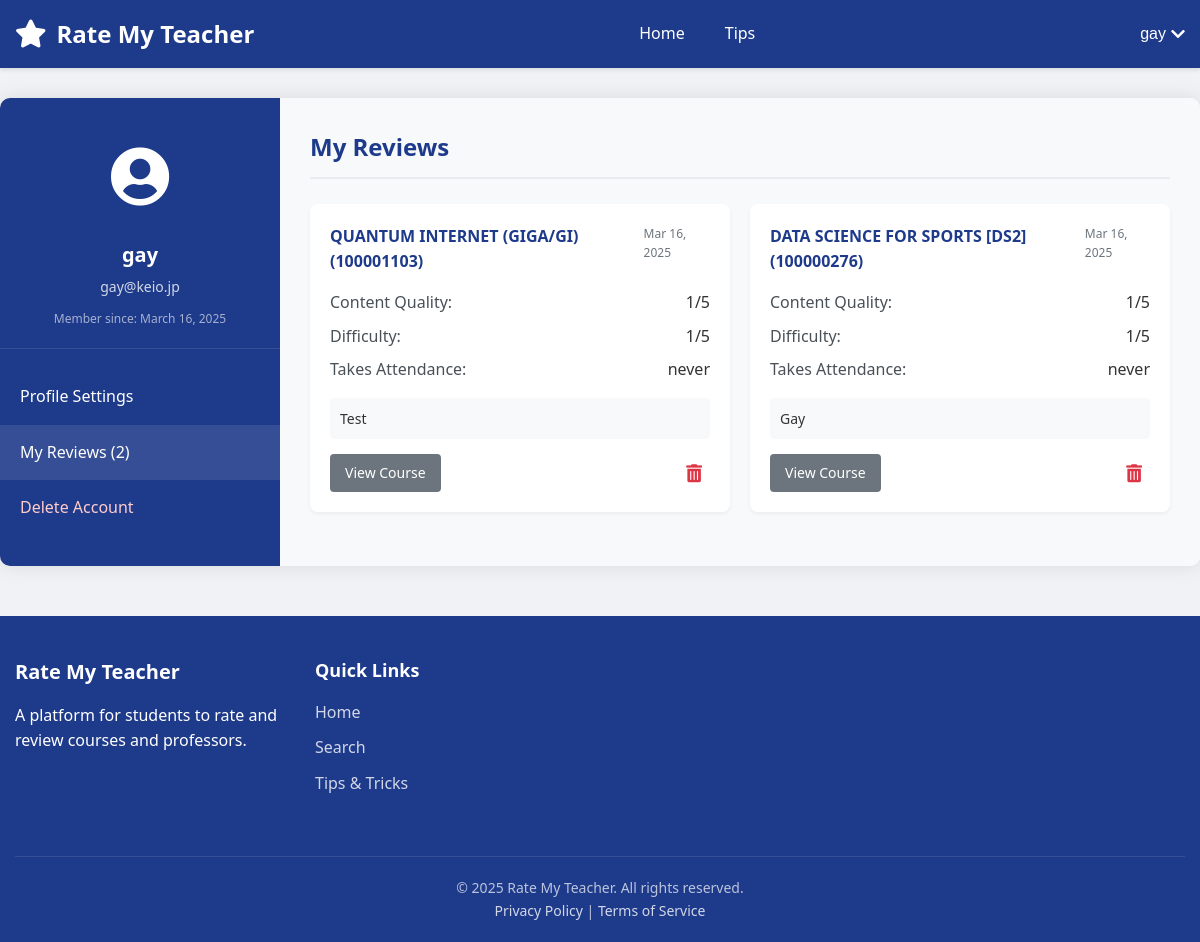
Before: /account-section.php (signed in) with the older database file.
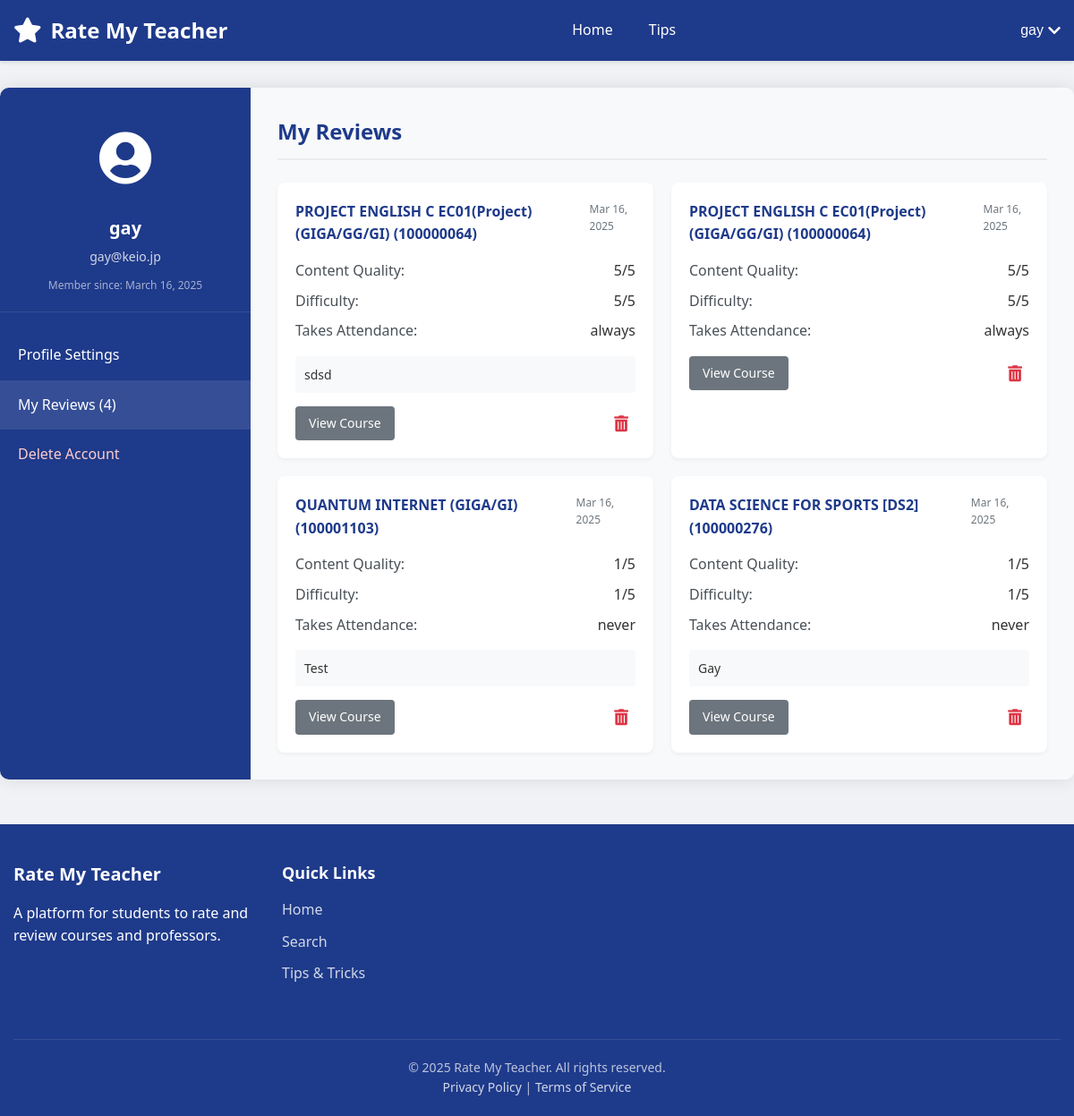
After: the same page with the newer database file.
### tables this page shows
CREATE TABLE users (
        id INTEGER PRIMARY KEY AUTOINCREMENT,
        username TEXT NOT NULL UNIQUE,
        email TEXT NOT NULL UNIQUE,
        password TEXT NOT NULL,
        created_at TIMESTAMP DEFAULT CURRENT_TIMESTAMP,
        is_verified INTEGER DEFAULT 0,
        verification_token TEXT DEFAULT NULL,
        token_expiry TIMESTAMP DEFAULT NULL
    );

CREATE TABLE ratings (
        id INTEGER PRIMARY KEY AUTOINCREMENT,
        user_id INTEGER NOT NULL,
        professor_id INTEGER NOT NULL,
        course_id INTEGER NOT NULL,
        rating REAL NOT NULL,
        content_rating INTEGER,
        difficulty_rating INTEGER,
        grade TEXT,
        textbook TEXT,
        attendance_check TEXT,
        first_half TEXT,
        second_half TEXT,
        comment TEXT,
        created_at TIMESTAMP DEFAULT CURRENT_TIMESTAMP, is_anonymous INTEGER DEFAULT 0,
        FOREIGN KEY (user_id) REFERENCES users(id) ON DELETE CASCADE,
        FOREIGN KEY (professor_id) REFERENCES professors(id) ON DELETE CASCADE,
        FOREIGN KEY (course_id) REFERENCES courses(id) ON DELETE CASCADE
    );

CREATE TABLE courses (
        id INTEGER PRIMARY KEY AUTOINCREMENT,
        name TEXT NOT NULL,
        course_code TEXT,
        description TEXT,
        professor_id INTEGER,
        semester TEXT,
        avg_content_quality REAL DEFAULT 0,
        avg_difficulty REAL DEFAULT 0,
        overall_rating REAL DEFAULT 0,
        review_count INTEGER DEFAULT 0,
        FOREIGN KEY (professor_id) REFERENCES professors(id) ON DELETE SET NULL
    );

### account-section.php (the view, shortened to what this page needs)
<?php
require_once __DIR__ . "/config.php";
$username = $_SESSION["username"];
$email = $_SESSION["email"];
$user_id = $_SESSION["id"];
$reviews_count = 0;
$reviews = [];
try {
    $columns_sql = "PRAGMA table_info(ratings)";
    $columns_result = $conn->query($columns_sql);
    $has_comments_field = false;
    $has_comment_field = false;
    while ($column = $columns_result->fetchArray(SQLITE3_ASSOC)) {
        if ($column['name'] === 'comment') {
            $has_comment_field = true;
        }
    }
    $course_columns_sql = "PRAGMA table_info(courses)";
    $course_columns_result = $conn->query($course_columns_sql);
    $course_name_field = 'name';
    $course_code_field = 'course_code';
    while ($column = $course_columns_result->fetchArray(SQLITE3_ASSOC)) {
        if ($column['name'] === 'name') {
            $course_name_field = 'name';
        }
    }
    $comment_field = $has_comments_field ? 'r.comments' : ($has_comment_field ? 'r.comment' : 'NULL');
    $review_sql = "SELECT r.*,
                  c.$course_name_field AS course_name,
                  c.$course_code_field AS course_code,
                  $comment_field AS review_text
                  FROM ratings r
                  JOIN courses c ON r.course_id = c.id
                  WHERE r.user_id = :user_id
                  ORDER BY r.created_at DESC";
    $review_stmt = $conn->prepare($review_sql);
    $review_stmt->bindValue(':user_id', $user_id, SQLITE3_INTEGER);
    $result = $review_stmt->execute();
    while ($row = $result->fetchArray(SQLITE3_ASSOC)) {
        if ($has_comments_field) {
            $row['comments'] = $row['comments'] ?? '';
        } elseif ($has_comment_field) {
            $row['comments'] = $row['comment'] ?? '';
        } else {
            $row['comments'] = '';
        }
        $row['content_quality'] = $row['content_quality'] ?? ($row['content_rating'] ?? 3);
        $row['difficulty'] = $row['difficulty'] ?? ($row['difficulty_rating'] ?? 3);
        $row['takes_attendance'] = $row['attendance_check'] ?? 'Unknown';
        $reviews[] = $row;
        $reviews_count++;
    }
} catch (Exception $e) {
    error_log("Error fetching reviews: " . $e->getMessage());
}
$join_date = "";
try {
    $date_sql = "SELECT created_at FROM users WHERE id = :user_id";
    $date_stmt = $conn->prepare($date_sql);
    $date_stmt->bindValue(':user_id', $user_id, SQLITE3_INTEGER);
    $result = $date_stmt->execute();
    if ($row = $result->fetchArray(SQLITE3_ASSOC)) {
        $join_date = date("F j, Y", strtotime($row["created_at"]));
    }
} catch (Exception $e) {
    $join_date = "Unknown";
}
include_once "header.php";
?>
<div class="account-page-container">
    <div class="account-sidebar">
        <div class="user-profile">
            <div class="profile-avatar">
                <i class="fas fa-user-circle"></i>
            </div>
            <h3><?php echo htmlspecialchars($username); ?></h3>
            <p class="user-email"><?php echo htmlspecialchars($email); ?></p>
            <p class="join-date">Member since: <?php echo $join_date; ?></p>
        </div>
        <ul class="sidebar-nav">
            <li><a href="#profile-settings" data-section="profile-settings">Profile Settings</a></li>
            <li class="active"><a href="#my-reviews" data-section="my-reviews">My Reviews (<?php echo $reviews_count; ?>)</a></li>
            <li class="danger-item"><a href="#delete-account" data-section="delete-account">Delete Account</a></li>
        </ul>
    </div>
    <div class="account-content">
        <div id="my-reviews" class="account-section active">
            <h2>My Reviews</h2>
            <?php if (count($reviews) > 0): ?>
                <div class="reviews-list">
                    <?php foreach ($reviews as $review): ?>
                        <div class="review-card">
                            <div class="review-header">
                                <h3><?php echo htmlspecialchars($review["course_name"]); ?> (<?php echo htmlspecialchars($review["course_code"]); ?>)</h3>
                                <span class="review-date"><?php echo date("M j, Y", strtotime($review["created_at"])); ?></span>
                            </div>
                            <div class="review-ratings">
                                <div class="rating-item">
                                    <span class="rating-label">Content Quality:</span>
                                    <span class="rating-value"><?php echo $review["content_quality"]; ?>/5</span>
                                </div>
                                <div class="rating-item">
                                    <span class="rating-label">Difficulty:</span>
                                    <span class="rating-value"><?php echo $review["difficulty"]; ?>/5</span>
                                </div>
                                <?php if (isset($review["takes_attendance"])): ?>
                                <div class="rating-item">
                                    <span class="rating-label">Takes Attendance:</span>
                                    <span class="rating-value"><?php echo htmlspecialchars($review["takes_attendance"]); ?></span>
                                </div>
                                <?php endif; ?>
                            </div>
                            <?php
                            $reviewText = '';
                            if (!empty($review["comments"])) {
                                $reviewText = $review["comments"];
                            } elseif (!empty($review["comment"])) {
                                $reviewText = $review["comment"];
                            } elseif (!empty($review["review_text"])) {
                                $reviewText = $review["review_text"];
                            }
                            if (!empty($reviewText)):
                            ?>
                                <div class="review-comment">
                                    <p><?php echo htmlspecialchars($reviewText); ?></p>
                                </div>
                            <?php endif; ?>
                            <div class="review-actions">
                                <a href="course_page_template.php?course=<?php echo urlencode($review["course_name"]); ?>" class="btn-secondary">View Course</a>
                                <button class="delete-review" data-review-id="<?php echo $review["id"]; ?>" title="Delete Review">
                                    <i class="fas fa-trash-alt"></i>
                                </button>
                            </div>
                        </div>
                    <?php endforeach; ?>
                </div>
            <?php endif; ?>
        </div>
    </div>
</div>
<?php
include_once __DIR__ . "/footer.php";
?>

### header.php (shortened to what this page needs)
<!DOCTYPE html>
<html lang="en">
<head>
    <link rel="stylesheet" href="https://cdnjs.cloudflare.com/ajax/libs/font-awesome/5.15.4/css/all.min.css">
</head>
<body>
    <header>
        <div class="header-container">
            <a href="index.php" class="site-logo">
                <i class="fas fa-star"></i>
                Rate My Teacher
            </a>
            <nav class="main-nav" id="main-nav">
                <ul>
                    <li><a href="home.php" class="<?php echo basename($_SERVER['PHP_SELF']) == 'home.php' ? 'active' : ''; ?>">Home</a></li>
                    <li><a href="tipsandtricks.php" class="<?php echo basename($_SERVER['PHP_SELF']) == 'tipsandtricks.php' ? 'active' : ''; ?>">Tips</a></li>
                </ul>
            </nav>
            <div class="user-menu">
                <?php if (isset($_SESSION["loggedin"]) && $_SESSION["loggedin"] === true): ?>
                    <button class="user-menu-btn" id="user-menu-btn">
                        <?php echo htmlspecialchars($_SESSION["username"]); ?>
                        <i class="fas fa-chevron-down"></i>
                    </button>
                <?php endif; ?>
            </div>
        </div>
    </header>
    <div class="main-container">

### footer.php (shortened to what this page needs)
    </div>
    <footer>
        <div class="footer-container">
            <div class="footer-info">
                <h3>Rate My Teacher</h3>
                <p>A platform for students to rate and review courses and professors.</p>
            </div>
            <div class="footer-links">
                <h4>Quick Links</h4>
                <ul>
                    <li><a href="home.php">Home</a></li>
                    <li><a href="search.php">Search</a></li>
                    <li><a href="tipsandtricks.php">Tips & Tricks</a></li>
                </ul>
            </div>
            <div class="footer-legal">
                <p>&copy; <?php echo date("Y"); ?> Rate My Teacher. All rights reserved.</p>
                <p><a href="#">Privacy Policy</a> | <a href="#">Terms of Service</a></p>
            </div>
        </div>
    </footer>
</body>
</html>

### header.php (style rules this page uses)
* { margin: 0; padding: 0; box-sizing: border-box; }
body { font-family: 'Segoe UI', Tahoma, Geneva, Verdana, sans-serif; line-height: 1.6; color: #333; background-color: #f0f2f5; }
header { background-color: #1e3a8a; color: white; padding: 15px 0; box-shadow: 0 2px 4px rgba(0, 0, 0, 0.1); }
.header-container { max-width: 1200px; margin: 0 auto; padding: 0 15px; display: flex; justify-content: space-between; align-items: center; }
.site-logo { font-size: 24px; font-weight: bold; text-decoration: none; color: white; display: flex; align-items: center; }
.site-logo i { margin-right: 10px; font-size: 28px; }
.main-nav ul { list-style: none; display: flex; gap: 20px; }
.main-nav a { text-decoration: none; color: white; font-weight: 500; padding: 5px 10px; border-radius: 4px; transition: background-color 0.2s; }
.user-menu { position: relative; }
.user-menu-btn { background: none; border: none; color: white; cursor: pointer; display: flex; align-items: center; font-size: 16px; font-weight: 500; }
.user-menu-btn i { margin-left: 5px; }

### account-section.php (style rules this page uses)
.account-page-container { display: flex; max-width: 1200px; margin: 30px auto; background-color: #fff; border-radius: 10px; box-shadow: 0 0 20px rgba(0, 0, 0, 0.1); overflow: hidden; }
.account-sidebar { width: 280px; background-color: #1e3a8a; color: #fff; padding: 30px 0; }
.user-profile { padding: 0 20px 20px; text-align: center; border-bottom: 1px solid rgba(255, 255, 255, 0.1); }
.profile-avatar { font-size: 60px; margin-bottom: 15px; }
.user-profile h3 { margin: 0 0 5px; font-size: 20px; }
.user-email { margin: 0 0 10px; font-size: 14px; opacity: 0.8; }
.join-date { font-size: 12px; opacity: 0.6; }
.sidebar-nav { list-style: none; padding: 0; margin: 20px 0 0 0; }
.sidebar-nav li { padding: 0; margin: 0; }
.sidebar-nav li a { display: block; padding: 15px 20px; color: #fff; text-decoration: none; transition: background-color 0.2s; }
.sidebar-nav li a:hover, .sidebar-nav li.active a { background-color: rgba(255, 255, 255, 0.1); }
.sidebar-nav li.danger-item a { color: #ffcccc; }
.account-content { flex: 1; padding: 30px; background-color: #f8f9fa; overflow-y: auto; }
.account-section { display: none; }
.account-section.active { display: block; }
.account-section h2 { color: #1e3a8a; margin-top: 0; margin-bottom: 25px; padding-bottom: 10px; border-bottom: 2px solid #e9ecef; }
.btn-secondary { background-color: #6c757d; color: white; padding: 8px 15px; border: none; border-radius: 4px; cursor: pointer; font-size: 14px; text-decoration: none; display: inline-block; transition: background-color 0.2s; }
.reviews-list { display: grid; gap: 20px; grid-template-columns: repeat(auto-fill, minmax(300px, 1fr)); }
.review-card { background-color: #fff; border-radius: 8px; padding: 20px; box-shadow: 0 2px 4px rgba(0, 0, 0, 0.05); }
.review-header { display: flex; justify-content: space-between; align-items: flex-start; margin-bottom: 15px; }
.review-header h3 { margin: 0; font-size: 16px; color: #1e3a8a; }
.review-date { font-size: 12px; color: #6c757d; }
.review-ratings { margin-bottom: 15px; }
.rating-item { display: flex; justify-content: space-between; margin-bottom: 8px; }
.rating-label { font-weight: 500; color: #495057; }
.review-comment { padding: 10px; background-color: #f8f9fa; border-radius: 4px; margin-bottom: 15px; }
.review-comment p { margin: 0; font-size: 14px; line-height: 1.5; }
.review-actions { display: flex; justify-content: space-between; align-items: center; }
.delete-review { background: none; border: none; color: #dc3545; font-size: 18px; cursor: pointer; padding: 8px; border-radius: 50%; transition: all 0.2s; display: flex; align-items: center; justify-content: center; }

Changed rows visible on the page:
added ratings: course.name "PROJECT ENGLISH C EC01(Project)(GIGA/GG/GI)", course.course_code "100000064", created_at "Mar 16, 2025", content_quality "5", difficulty "5", attendance_check "always", reviewText "sdsd"
added ratings: course.name "PROJECT ENGLISH C EC01(Project)(GIGA/GG/GI)", course.course_code "100000064", created_at "Mar 16, 2025", content_quality "5", difficulty "5", attendance_check "always"
Other visible differences:
$reviews_count: "2" → "4"
